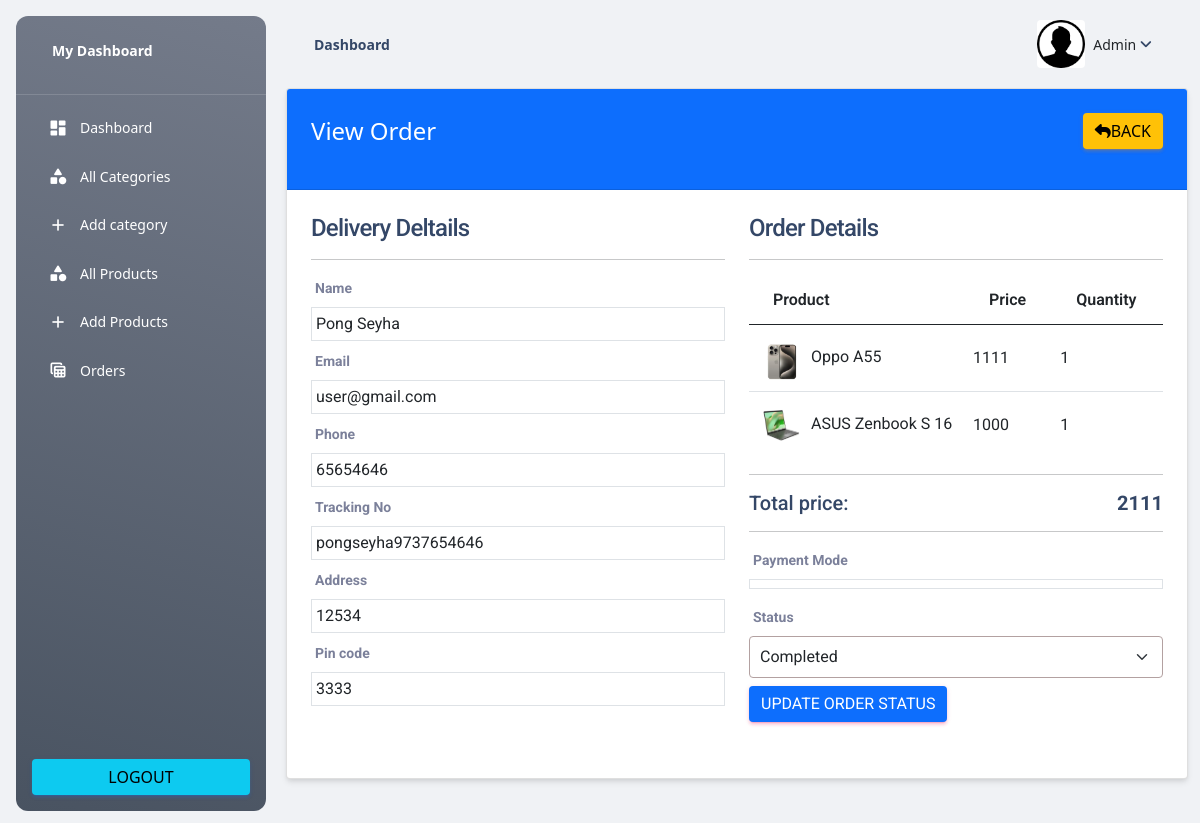
The app's page /admin/view-order.php?t=pongseyha9737654646 (signed in) with its own data.
### tables this page shows
CREATE TABLE `orders` (
  `id` int(11) NOT NULL,
  `tracking_no` varchar(200) NOT NULL,
  `user_id` int(200) NOT NULL,
  `name` varchar(200) NOT NULL,
  `email` varchar(200) NOT NULL,
  `phone` varchar(200) NOT NULL,
  `address` mediumtext NOT NULL,
  `pincode` int(200) NOT NULL,
  `total_price` int(200) NOT NULL,
  `payment_mode` varchar(200) NOT NULL,
  `payment_id` varchar(200) DEFAULT NULL,
  `status` tinyint(4) NOT NULL DEFAULT 0,
  `comments` varchar(255) DEFAULT NULL,
  `created_at` timestamp NOT NULL DEFAULT current_timestamp()
);

CREATE TABLE `products` (
  `id` int(11) NOT NULL,
  `category_id` int(11) NOT NULL,
  `name` varchar(200) NOT NULL,
  `slug` varchar(200) NOT NULL,
  `small_description` mediumtext NOT NULL,
  `description` mediumtext NOT NULL,
  `original_price` int(11) NOT NULL,
  `selling_price` int(11) NOT NULL,
  `image` varchar(200) NOT NULL,
  `qty` int(11) NOT NULL,
  `status` tinyint(4) NOT NULL,
  `trending` tinyint(4) NOT NULL,
  `meta_title` varchar(200) NOT NULL,
  `meta_keywords` mediumtext NOT NULL,
  `meta_description` mediumtext NOT NULL,
  `created_at` timestamp NOT NULL DEFAULT current_timestamp()
);

CREATE TABLE `order_items` (
  `id` int(11) NOT NULL,
  `order_id` int(200) NOT NULL,
  `prod_id` int(200) NOT NULL,
  `qty` int(200) NOT NULL,
  `price` int(200) NOT NULL,
  `created_at` timestamp NOT NULL DEFAULT current_timestamp()
);

### functions/myfunctions.php (called while the page is built, shortened)
<?php
include('../config/dbcon.php');
    function checkTrackingNoValid($trackingNo)
    {
        global $con;
        $query = "SELECT * FROM orders WHERE tracking_no='$trackingNo'";
        return $query_run = mysqli_query($con, $query);
    }
?>

### admin/view-order.php (the view, shortened to what this page needs)
<?php
    include('../midleware/adminMidleware.php');
    include('includes/header.php');
    if(isset($_GET['t']))
    {
        $tracking_no = $_GET['t'];
        $orderData = checkTrackingNoValid($tracking_no);
            ?>
            <?php
    }
    else
    {
        ?>
        <h4>Something went wrong</h4>
        <?php
        die();
    }
    $data = mysqli_fetch_array($orderData);
?>
<div class="container">
    <div class="row">
        <div class="col-md-12">
            <div class="card">
                <div class="card-header bg-primary">
                    <span class="text-white fs-4">View Order</span>
                    <a href="orders.php" class="btn btn-warning float-end"><i class="fa fa-reply"></i>Back</a>
                </div>
                <div class="card-body">
                    <div class="row">
                        <div class="col-md-6">
                            <h4>Delivery Deltails</h4>
                            <hr>
                            <div class="row">
                                <div class="col-md-12 mb-2">
                                    <label class="fw-bold">Name</label>
                                    <div class="border p-1">
                                        <?= $data['name']; ?>
                                    </div>
                                </div>
                                <div class="col-md-12 mb-2">
                                    <label class="fw-bold">Email</label>
                                    <div class="border p-1">
                                        <?= $data['email']; ?>
                                    </div>
                                </div>
                                <div class="col-md-12 mb-2">
                                    <label class="fw-bold">Phone</label>
                                    <div class="border p-1">
                                        <?= $data['phone']; ?>
                                    </div>
                                </div>
                                <div class="col-md-12 mb-2">
                                    <label class="fw-bold">Tracking No</label>
                                    <div class="border p-1">
                                        <?= $data['tracking_no']; ?>
                                    </div>
                                </div>
                                <div class="col-md-12 mb-2">
                                    <label class="fw-bold">Address</label>
                                    <div class="border p-1">
                                        <?= $data['address']; ?>
                                    </div>
                                </div>
                                <div class="col-md-12 mb-2">
                                    <label class="fw-bold">Pin code</label>
                                    <div class="border p-1">
                                        <?= $data['pincode']; ?>
                                    </div>
                                </div>
                            </div>
                        </div>
                        <div class="col-md-6">
                            <h4>Order Details</h4>
                            <hr>
                            <table class="table">
                                <thead>
                                    <tr>
                                        <th>Product</th>
                                        <th>Price</th>
                                        <th>Quantity</th>
                                    </tr>
                                </thead>
                                <tbody>
                                    <?php
                                        $order_query = "SELECT o.id as oid, o.tracking_no, o.user_id, oi.*, oi.qty as orderqty, p.* FROM orders o, order_items oi,
                                                        products p WHERE oi.order_id=o.id AND p.id=oi.prod_id
                                                        AND o.tracking_no='$tracking_no'";
                                        $order_query_run = mysqli_query($con, $order_query);
                                        if(mysqli_num_rows($order_query_run) > 0)
                                        {
                                            foreach ($order_query_run as $item)
                                            {
                                                ?>
                                                    <tr>
                                                        <td class="align-middle">
                                                            <img src="../uploads/products/<?= $item['image']; ?>" width="50px" height="50px" alt="<?= $item['name']; ?>">
                                                            <?= $item['name']; ?>
                                                        </td>
                                                        <td class="align-middle">
                                                            <?= $item['price']; ?>
                                                        </td>
                                                        <td class="align-middle">
                                                            <?= $item['orderqty']; ?>
                                                        </td>
                                                    </tr>
                                                <?php
                                            }
                                        }
                                    ?>
                                </tbody>
                            </table>
                            <hr>
                            <h5>Total price: <span class="float-end fw-bold"><?= $data['total_price'] ?></span></h5>
                            <hr>
                            <label class="fw-bold">Payment Mode</label>
                            <div class="border p-1 mb-3">
                            </div>
                            <label class="fw-bold">Status</label>
                            <div class="mb-3">
                                <form action="code.php" method="POST">
                                    <select name="order_status" id="" class="form-select">
                                        <option value="1" <?= $data['status'] == 1?"selected":"" ?>>Completed</option>
                                    </select>
                                    <button type="submit" name="update_order_btn" class="btn btn-primary mt-2">Update Order Status</button>
                                </form>
                            </div>
                        </div>
                    </div>
                </div>
            </div>
        </div>
    </div>
</div>
<?php include('includes/footer.php'); ?>

### admin/includes/header.php (style rules this page uses)
.form-select { border: 1px solid #b3a1a1 !important; padding: 8px 10px; }

### records on screen
orders: name "Pong Seyha", email "user@gmail.com", phone "65654646", tracking_no "pongseyha9737654646", address "12534", pincode "3333", products.image (picture), products.name "Oppo A55", order_items.price "1111", order_items.qty "1", products.name "ASUS Zenbook S 16", order_items.price "1000", total_price "2111", order_status "Completed"
